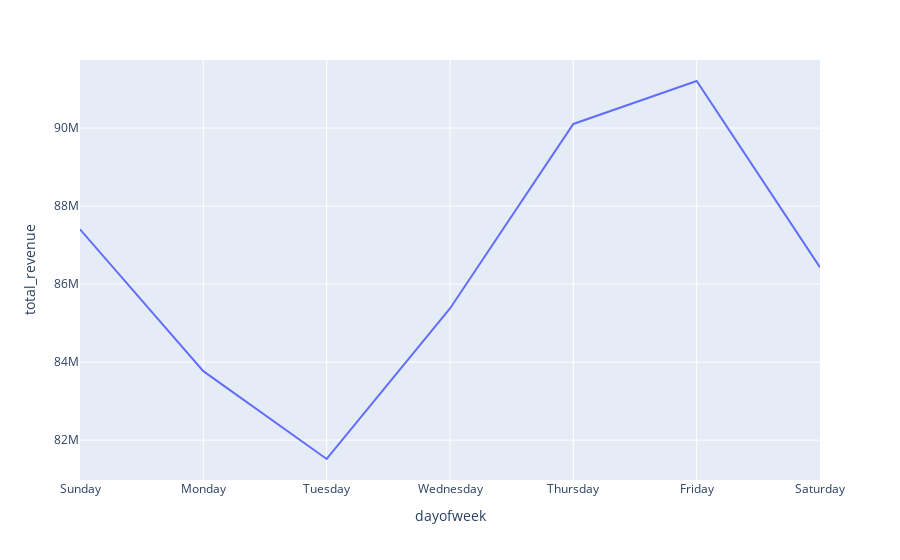

Notebook code for this chart:
### Code cell
import calendar

weekday_total_df = weekday_total_sdf.toPandas()
weekday_total_df['dayofweek'] = weekday_total_df['dayofweek'].apply(lambda x : calendar.day_name[x-2])


px.line(weekday_total_df, x = 'dayofweek', y = 'total_revenue')

### Figure 1 — Plotly figure (JSON) as saved in the notebook; plotly's stock layout.template omitted (floating-point values rounded to 4 significant figures)
{"data": [{"hovertemplate": "dayofweek=%{x}<br>total_revenue=%{y}<extra></extra>", "legendgroup": "", "line": {"color": "#636efa", "dash": "solid"}, "marker": {"symbol": "circle"}, "mode": "lines", "name": "", "orientation": "v", "showlegend": false, "type": "scatter", "x": ["Sunday", "Monday", "Tuesday", "Wednesday", "Thursday", "Friday", "Saturday"], "xaxis": "x", "y": [87400000.0, 83770000.0, 81520000.0, 85370000.0, 90110000.0, 91210000.0, 86430000.0], "yaxis": "y"}], "layout": {"legend": {"tracegroupgap": 0}, "margin": {"t": 60}, "xaxis": {"anchor": "y", "domain": [0, 1], "title": {"text": "dayofweek"}}, "yaxis": {"anchor": "x", "domain": [0, 1], "title": {"text": "total_revenue"}}}}
